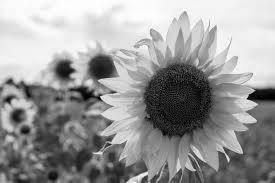
#> input picture E2/test_gray.jpg, 275 x 183 px
$ python ej7.py
#> lines starting #> are read from the running program, lines starting #| are printed output that depends on the picture
import imutils as im
import cv2
from skimage.util import random_noise
from skimage import filters
from skimage.morphology import disk
import matplotlib.pyplot as plt
import matplotlib.cm as cm

ruta1 = 'test_gray.jpg'
imagen = cv2.imread(ruta1,cv2.IMREAD_GRAYSCALE)
#> imagen is the input picture: shape (183, 275); min 0, max 255, mean 154.2
#Tipos de ruido
imgSalt = random_noise(imagen, mode='salt')
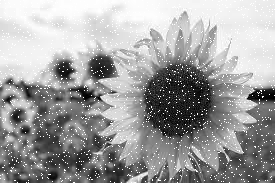
#> imgSalt: shape (183, 275) float64; min 0, max 1, mean 0.624
imgPepper = random_noise(imagen, mode='pepper')
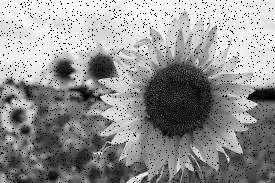
#> imgPepper: shape (183, 275) float64; min 0, max 1, mean 0.574
imgGaussian1 = random_noise(imagen, mode='gaussian', var = 0.2)
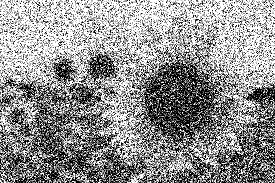
#> imgGaussian1: shape (183, 275) float64; min 0, max 1, mean 0.569
imgGaussian2 = random_noise(imagen, mode='gaussian', var = 1.2)
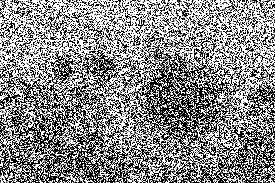
#> imgGaussian2: shape (183, 275) float64; min 0, max 1, mean 0.536
imgLocalvar = random_noise(imagen, mode='localvar')
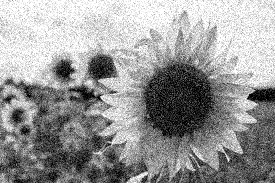
#> imgLocalvar: shape (183, 275) float64; min 0, max 1, mean 0.6
imgSp = random_noise(imagen, mode='s&p')
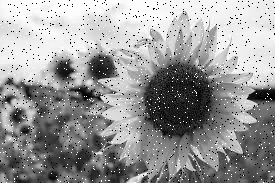
#> imgSp: shape (183, 275) float64; min 0, max 1, mean 0.599

#Mediana
fib, axes = plt.subplots(3, 4)
ax = axes.ravel()
#Salt
ax[0].set_title("Sal")
ax[0].imshow(imgSalt, cmap = cm.Greys_r)
ax[1].set_title("Sal\nMediana")
ax[1].imshow(filters.rank.median(imgSalt,disk(3)), cmap = cm.Greys_r)
#Pepper
ax[2].set_title("Pimienta")
ax[2].imshow(imgPepper, cmap = cm.Greys_r)
ax[3].set_title("Pimienta\nMediana")
ax[3].imshow(filters.median(imgPepper,disk(3)), cmap = cm.Greys_r)
#Localvar
ax[4].set_title("Localvar")
ax[4].imshow(imgLocalvar, cmap = cm.Greys_r)
ax[5].set_title("Localvar\nMediana")
ax[5].imshow(filters.median(imgLocalvar,disk(3)), cmap = cm.Greys_r)
#s&p
ax[6].set_title("Sal y Pimienta")
ax[6].imshow(imgSp, cmap = cm.Greys_r)
ax[7].set_title("S & P\nMediana")
ax[7].imshow(filters.median(imgSp,disk(3)), cmap = cm.Greys_r)
#Gaussian < 1
ax[8].set_title("Gaussian <1")
ax[8].imshow(imgGaussian1, cmap = cm.Greys_r)
ax[9].set_title("Gaussian <1\nMediana")
ax[9].imshow(filters.median(imgGaussian1,disk(3)), cmap = cm.Greys_r)
#Gaussian > 1
ax[10].set_title("Gaussian >1")
ax[10].imshow(imgGaussian2, cmap = cm.Greys_r)
ax[11].set_title("Gaussian >1\nMediana")
ax[11].imshow(filters.median(imgGaussian2,disk(3)), cmap = cm.Greys_r)
for a in ax:
    a.axis("off")
plt.tight_layout()
plt.show()

#Promedio 3x3
fib, axes = plt.subplots(3, 4, sharex = True, sharey = True)
ax = axes.ravel()
#Salt
ax[0].set_title("Salt")
ax[0].imshow(imgSalt, cmap = cm.Greys_r)
ax[1].set_title("Salt\nPromedio")
ax[1].imshow(filters.rank.mean(imgSalt,disk(4)), cmap = cm.Greys_r)
#Pepper
ax[2].set_title("Pepper")
ax[2].imshow(imgPepper, cmap = cm.Greys_r)
ax[3].set_title("Pepper\nPromedio")
ax[3].imshow(filters.rank.mean(imgPepper,disk(4)), cmap = cm.Greys_r)
#Localvar
ax[4].set_title("Localvar")
ax[4].imshow(imgLocalvar, cmap = cm.Greys_r)
ax[5].set_title("localvar\nPromedio")
ax[5].imshow(filters.rank.mean(imgLocalvar,disk(4)), cmap = cm.Greys_r)
#s&p
ax[6].set_title("S&P")
ax[6].imshow(imgSp, cmap = cm.Greys_r)
ax[7].set_title("S&P\nPromedio")
ax[7].imshow(filters.rank.mean(imgSp,disk(4)), cmap = cm.Greys_r)
#Gaussian < 1
ax[8].set_title("Gausiano <1")
ax[8].imshow(imgGaussian1, cmap = cm.Greys_r)
ax[9].set_title("Gaussiano <1\nPromedio")
ax[9].imshow(filters.rank.mean(imgGaussian1,disk(4)), cmap = cm.Greys_r)
#Gaussian > 1
ax[10].set_title("Gaussiaon >1")
ax[10].imshow(imgGaussian2, cmap = cm.Greys_r)
ax[11].set_title("Gaussiano >1\nPromedio")
ax[11].imshow(filters.rank.mean(imgGaussian2,disk(4)), cmap = cm.Greys_r)
for a in ax:
    a.axis("off")
plt.tight_layout()
plt.show()
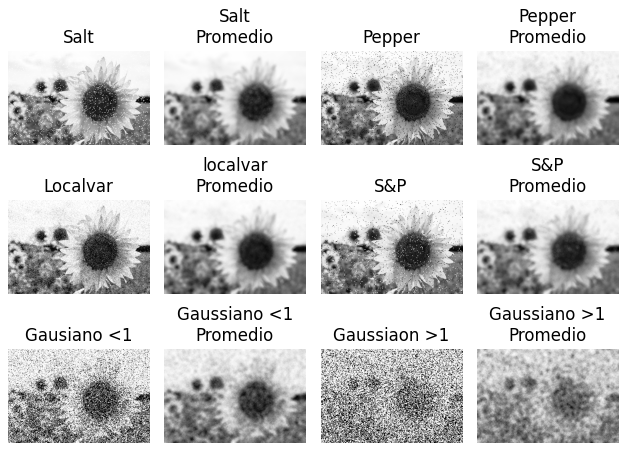
#> figure drawn by matplotlib, 12 panels
